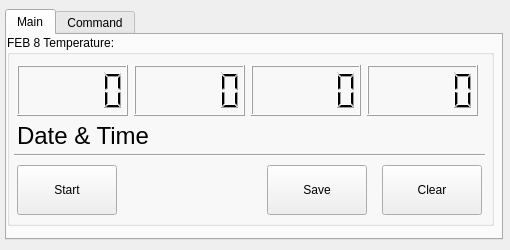
<?xml version="1.0" encoding="UTF-8"?>
<ui version="4.0">
 <class>TempWindow</class>
 <widget class="QWidget" name="TempWindow">
  <property name="geometry">
   <rect>
    <x>0</x>
    <y>0</y>
    <width>510</width>
    <height>250</height>
   </rect>
  </property>
  <property name="sizePolicy">
   <sizepolicy hsizetype="Fixed" vsizetype="Fixed">
    <horstretch>0</horstretch>
    <verstretch>0</verstretch>
   </sizepolicy>
  </property>
  <property name="windowTitle">
   <string>Feb8 SMX temperatures</string>
  </property>
  <property name="toolTip">
   <string notr="true"/>
  </property>
  <widget class="QTabWidget" name="tabWidget">
   <property name="geometry">
    <rect>
     <x>5</x>
     <y>9</y>
     <width>498</width>
     <height>231</height>
    </rect>
   </property>
   <property name="currentIndex">
    <number>0</number>
   </property>
   <widget class="QWidget" name="tab">
    <attribute name="title">
     <string>Main</string>
    </attribute>
    <widget class="QGroupBox" name="groupBox">
     <property name="geometry">
      <rect>
       <x>0</x>
       <y>0</y>
       <width>487</width>
       <height>191</height>
      </rect>
     </property>
     <property name="sizePolicy">
      <sizepolicy hsizetype="Expanding" vsizetype="Expanding">
       <horstretch>0</horstretch>
       <verstretch>0</verstretch>
      </sizepolicy>
     </property>
     <property name="title">
      <string>FEB 8 Temperature: </string>
     </property>
     <property name="flat">
      <bool>false</bool>
     </property>
     <widget class="QPushButton" name="pbStartStop">
      <property name="geometry">
       <rect>
        <x>10</x>
        <y>130</y>
        <width>100</width>
        <height>50</height>
       </rect>
      </property>
      <property name="sizePolicy">
       <sizepolicy hsizetype="Fixed" vsizetype="Fixed">
        <horstretch>0</horstretch>
        <verstretch>0</verstretch>
       </sizepolicy>
      </property>
      <property name="text">
       <string>Start</string>
      </property>
      <property name="checkable">
       <bool>true</bool>
      </property>
     </widget>
     <widget class="QLabel" name="lbDatime">
      <property name="geometry">
       <rect>
        <x>10</x>
        <y>90</y>
        <width>461</width>
        <height>21</height>
       </rect>
      </property>
      <property name="sizePolicy">
       <sizepolicy hsizetype="Preferred" vsizetype="Fixed">
        <horstretch>0</horstretch>
        <verstretch>0</verstretch>
       </sizepolicy>
      </property>
      <property name="font">
       <font>
        <pointsize>18</pointsize>
       </font>
      </property>
      <property name="text">
       <string>Date &amp; Time</string>
      </property>
     </widget>
     <widget class="QPushButton" name="pbSave">
      <property name="geometry">
       <rect>
        <x>260</x>
        <y>130</y>
        <width>100</width>
        <height>50</height>
       </rect>
      </property>
      <property name="sizePolicy">
       <sizepolicy hsizetype="Fixed" vsizetype="Fixed">
        <horstretch>0</horstretch>
        <verstretch>0</verstretch>
       </sizepolicy>
      </property>
      <property name="text">
       <string>Save</string>
      </property>
      <property name="checkable">
       <bool>false</bool>
      </property>
     </widget>
     <widget class="Line" name="line">
      <property name="geometry">
       <rect>
        <x>7</x>
        <y>110</y>
        <width>471</width>
        <height>20</height>
       </rect>
      </property>
      <property name="orientation">
       <enum>Qt::Horizontal</enum>
      </property>
     </widget>
     <widget class="QWidget" name="layoutWidget">
      <property name="geometry">
       <rect>
        <x>10</x>
        <y>30</y>
        <width>461</width>
        <height>51</height>
       </rect>
      </property>
      <layout class="QHBoxLayout" name="horizontalLayout">
       <item>
        <widget class="QLCDNumber" name="lcdTemp_0">
         <property name="inputMethodHints">
          <set>Qt::ImhDigitsOnly|Qt::ImhFormattedNumbersOnly</set>
         </property>
         <property name="lineWidth">
          <number>1</number>
         </property>
         <property name="smallDecimalPoint">
          <bool>false</bool>
         </property>
         <property name="digitCount">
          <number>5</number>
         </property>
         <property name="value" stdset="0">
          <double>0.000000000000000</double>
         </property>
         <property name="intValue" stdset="0">
          <number>0</number>
         </property>
        </widget>
       </item>
       <item>
        <widget class="QLCDNumber" name="lcdTemp_1">
         <property name="inputMethodHints">
          <set>Qt::ImhDigitsOnly|Qt::ImhFormattedNumbersOnly</set>
         </property>
         <property name="lineWidth">
          <number>1</number>
         </property>
         <property name="smallDecimalPoint">
          <bool>false</bool>
         </property>
         <property name="digitCount">
          <number>5</number>
         </property>
         <property name="value" stdset="0">
          <double>0.000000000000000</double>
         </property>
         <property name="intValue" stdset="0">
          <number>0</number>
         </property>
        </widget>
       </item>
       <item>
        <widget class="QLCDNumber" name="lcdTemp_2">
         <property name="inputMethodHints">
          <set>Qt::ImhDigitsOnly|Qt::ImhFormattedNumbersOnly</set>
         </property>
         <property name="lineWidth">
          <number>1</number>
         </property>
         <property name="smallDecimalPoint">
          <bool>false</bool>
         </property>
         <property name="digitCount">
          <number>5</number>
         </property>
         <property name="value" stdset="0">
          <double>0.000000000000000</double>
         </property>
         <property name="intValue" stdset="0">
          <number>0</number>
         </property>
        </widget>
       </item>
       <item>
        <widget class="QLCDNumber" name="lcdTemp_3">
         <property name="inputMethodHints">
          <set>Qt::ImhDigitsOnly|Qt::ImhFormattedNumbersOnly</set>
         </property>
         <property name="lineWidth">
          <number>1</number>
         </property>
         <property name="smallDecimalPoint">
          <bool>false</bool>
         </property>
         <property name="digitCount">
          <number>5</number>
         </property>
         <property name="value" stdset="0">
          <double>0.000000000000000</double>
         </property>
         <property name="intValue" stdset="0">
          <number>0</number>
         </property>
        </widget>
       </item>
      </layout>
     </widget>
     <widget class="QPushButton" name="pbClear">
      <property name="geometry">
       <rect>
        <x>375</x>
        <y>130</y>
        <width>100</width>
        <height>50</height>
       </rect>
      </property>
      <property name="sizePolicy">
       <sizepolicy hsizetype="Fixed" vsizetype="Fixed">
        <horstretch>0</horstretch>
        <verstretch>0</verstretch>
       </sizepolicy>
      </property>
      <property name="text">
       <string>Clear</string>
      </property>
      <property name="checkable">
       <bool>false</bool>
      </property>
     </widget>
    </widget>
   </widget>
   <widget class="QWidget" name="tab_2">
    <attribute name="title">
     <string>Command</string>
    </attribute>
    <widget class="QWidget" name="layoutWidget">
     <property name="geometry">
      <rect>
       <x>0</x>
       <y>0</y>
       <width>491</width>
       <height>181</height>
      </rect>
     </property>
     <layout class="QVBoxLayout" name="DbusBox">
      <property name="spacing">
       <number>6</number>
      </property>
      <property name="leftMargin">
       <number>0</number>
      </property>
      <property name="topMargin">
       <number>0</number>
      </property>
      <property name="rightMargin">
       <number>0</number>
      </property>
      <property name="bottomMargin">
       <number>0</number>
      </property>
      <item>
       <widget class="QTextBrowser" name="chatHistory">
        <property name="acceptDrops">
         <bool>false</bool>
        </property>
        <property name="toolTip">
         <string>Command sent and received from other modules</string>
        </property>
        <property name="acceptRichText">
         <bool>true</bool>
        </property>
       </widget>
      </item>
      <item>
       <layout class="QHBoxLayout" name="_2">
        <property name="spacing">
         <number>6</number>
        </property>
        <property name="leftMargin">
         <number>0</number>
        </property>
        <property name="topMargin">
         <number>0</number>
        </property>
        <property name="rightMargin">
         <number>0</number>
        </property>
        <property name="bottomMargin">
         <number>0</number>
        </property>
        <item>
         <widget class="QLabel" name="label">
          <property name="text">
           <string>Command:</string>
          </property>
          <property name="buddy">
           <cstring>messageLineEdit</cstring>
          </property>
         </widget>
        </item>
        <item>
         <widget class="QLineEdit" name="messageLineEdit"/>
        </item>
        <item>
         <widget class="QPushButton" name="sendButton">
          <property name="sizePolicy">
           <sizepolicy hsizetype="Minimum" vsizetype="Fixed">
            <horstretch>0</horstretch>
            <verstretch>0</verstretch>
           </sizepolicy>
          </property>
          <property name="toolTip">
           <string>Sends a command</string>
          </property>
          <property name="whatsThis">
           <string/>
          </property>
          <property name="text">
           <string>Send</string>
          </property>
         </widget>
        </item>
       </layout>
      </item>
     </layout>
    </widget>
   </widget>
  </widget>
 </widget>
 <resources/>
 <connections/>
</ui>
